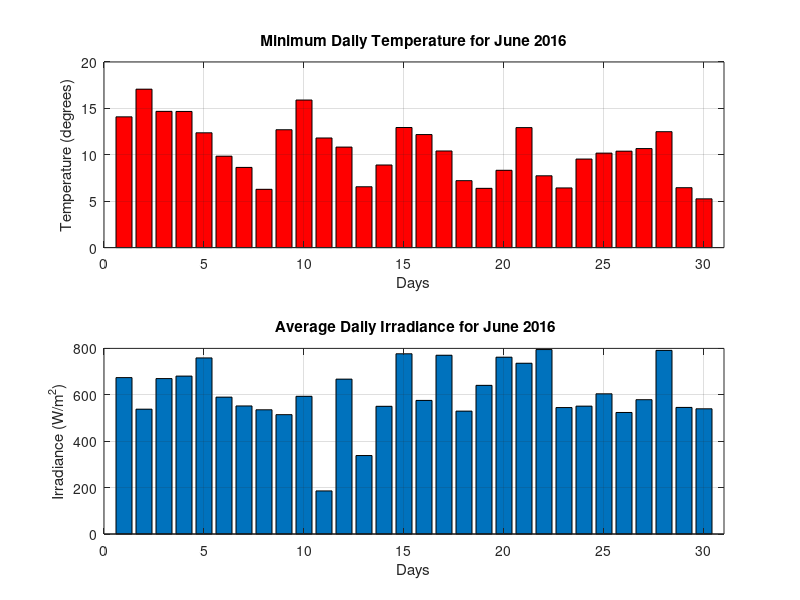

MATLAB code for this plot:
clear;
% This script generates plots of irradiance and temperature
% daily averaged for june 2016

%by William Becerra

% Extracting the Irradiance data daily averaged
irradiance = fopen('june_Irradiance.txt','r');
y = fscanf(irradiance,'%f');
fclose(irradiance);

% Extracting the Temperature data daily averaged
temp = fopen('june_Temperature.txt', 'r');
A = fscanf(temp, '%f');
fclose(temp);

% PLotting Temperature
X = 1:numel(A);
%figure(1)
subplot(2, 1, 1);
bar(A,'r')
xlim([0, numel(X)+1]);
title('Minimum Daily Temperature for June 2016');
xlabel('Days');
ylabel('Temperature (degrees)');
grid on;


% Plotting Irradiance
x = 1:numel(y);
%Daily = {'1', '2', '3','4','5','6','7','8','9','10','11','12','13','14','15','16','17','18','19','20','21','22','23','24','25','26','27','28','29','30'};
%figure(2)
subplot(2, 1, 2)
bar(y)
title(' Average Daily Irradiance for June 2016');
xlabel('Days');
ylabel('Irradiance (W/m^2)');
xlim([0, (numel(x)+1)]);
grid on;

